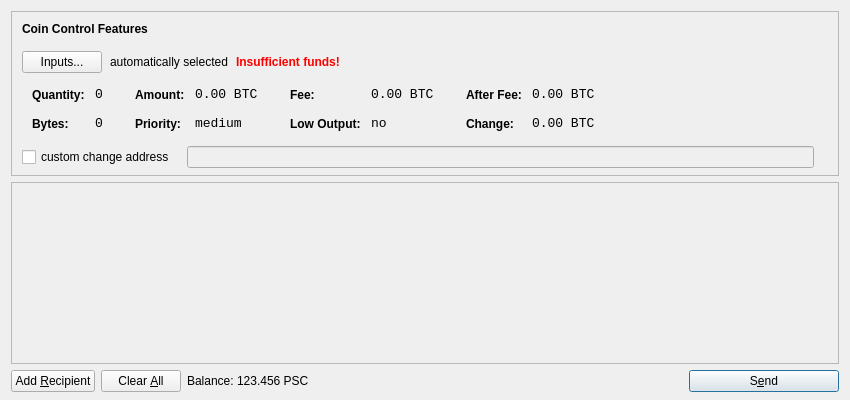
<?xml version="1.0" encoding="UTF-8"?>
<ui version="4.0">
 <class>SendCoinsDialog</class>
 <widget class="QDialog" name="SendCoinsDialog">
  <property name="geometry">
   <rect>
    <x>0</x>
    <y>0</y>
    <width>850</width>
    <height>400</height>
   </rect>
  </property>
  <property name="windowTitle">
   <string>Send Coins</string>
  </property>
  <layout class="QVBoxLayout" name="verticalLayout" stretch="0,1,0">
   <property name="bottomMargin">
    <number>8</number>
   </property>
   <item>
    <widget class="QFrame" name="frameCoinControl">
     <property name="sizePolicy">
      <sizepolicy hsizetype="Expanding" vsizetype="Expanding">
       <horstretch>0</horstretch>
       <verstretch>0</verstretch>
      </sizepolicy>
     </property>
     <property name="maximumSize">
      <size>
       <width>16777215</width>
       <height>16777215</height>
      </size>
     </property>
     <property name="frameShape">
      <enum>QFrame::StyledPanel</enum>
     </property>
     <property name="frameShadow">
      <enum>QFrame::Sunken</enum>
     </property>
     <layout class="QVBoxLayout" name="verticalLayoutCoinControl2">
      <property name="spacing">
       <number>-1</number>
      </property>
      <property name="leftMargin">
       <number>0</number>
      </property>
      <property name="topMargin">
       <number>0</number>
      </property>
      <property name="rightMargin">
       <number>0</number>
      </property>
      <property name="bottomMargin">
       <number>6</number>
      </property>
      <item>
       <layout class="QVBoxLayout" name="verticalLayoutCoinControl" stretch="0,0,0,0,1">
        <property name="spacing">
         <number>0</number>
        </property>
        <property name="leftMargin">
         <number>10</number>
        </property>
        <property name="topMargin">
         <number>10</number>
        </property>
        <item>
         <layout class="QHBoxLayout" name="horizontalLayoutCoinControl1">
          <property name="bottomMargin">
           <number>15</number>
          </property>
          <item>
           <widget class="QLabel" name="labelCoinControlFeatures">
            <property name="sizePolicy">
             <sizepolicy hsizetype="Preferred" vsizetype="Maximum">
              <horstretch>0</horstretch>
              <verstretch>0</verstretch>
             </sizepolicy>
            </property>
            <property name="font">
             <font>
              <weight>75</weight>
              <bold>true</bold>
             </font>
            </property>
            <property name="styleSheet">
             <string notr="true">font-weight:bold;</string>
            </property>
            <property name="text">
             <string>Coin Control Features</string>
            </property>
           </widget>
          </item>
         </layout>
        </item>
        <item>
         <layout class="QHBoxLayout" name="horizontalLayoutCoinControl2" stretch="0,0,0,0">
          <property name="spacing">
           <number>8</number>
          </property>
          <property name="bottomMargin">
           <number>10</number>
          </property>
          <item>
           <widget class="QPushButton" name="pushButtonCoinControl">
            <property name="styleSheet">
             <string notr="true"/>
            </property>
            <property name="text">
             <string>Inputs...</string>
            </property>
           </widget>
          </item>
          <item>
           <widget class="QLabel" name="labelCoinControlAutomaticallySelected">
            <property name="text">
             <string>automatically selected</string>
            </property>
            <property name="margin">
             <number>5</number>
            </property>
           </widget>
          </item>
          <item>
           <widget class="QLabel" name="labelCoinControlInsuffFunds">
            <property name="font">
             <font>
              <weight>75</weight>
              <bold>true</bold>
             </font>
            </property>
            <property name="styleSheet">
             <string notr="true">color:red;font-weight:bold;</string>
            </property>
            <property name="text">
             <string>Insufficient funds!</string>
            </property>
            <property name="margin">
             <number>5</number>
            </property>
           </widget>
          </item>
          <item>
           <spacer name="horizontalSpacerCoinControl">
            <property name="orientation">
             <enum>Qt::Horizontal</enum>
            </property>
            <property name="sizeHint" stdset="0">
             <size>
              <width>40</width>
              <height>1</height>
             </size>
            </property>
           </spacer>
          </item>
         </layout>
        </item>
        <item>
         <widget class="QWidget" name="widgetCoinControl" native="true">
          <property name="sizePolicy">
           <sizepolicy hsizetype="Preferred" vsizetype="Preferred">
            <horstretch>0</horstretch>
            <verstretch>0</verstretch>
           </sizepolicy>
          </property>
          <property name="minimumSize">
           <size>
            <width>0</width>
            <height>0</height>
           </size>
          </property>
          <property name="styleSheet">
           <string notr="true"/>
          </property>
          <layout class="QHBoxLayout" name="horizontalLayoutCoinControl5">
           <property name="margin">
            <number>0</number>
           </property>
           <item>
            <layout class="QHBoxLayout" name="horizontalLayoutCoinControl3" stretch="0,0,0,1">
             <property name="spacing">
              <number>20</number>
             </property>
             <property name="topMargin">
              <number>0</number>
             </property>
             <property name="bottomMargin">
              <number>10</number>
             </property>
             <item>
              <layout class="QFormLayout" name="formLayoutCoinControl1">
               <property name="horizontalSpacing">
                <number>10</number>
               </property>
               <property name="verticalSpacing">
                <number>14</number>
               </property>
               <property name="leftMargin">
                <number>10</number>
               </property>
               <property name="topMargin">
                <number>4</number>
               </property>
               <property name="rightMargin">
                <number>6</number>
               </property>
               <item row="0" column="0">
                <widget class="QLabel" name="labelCoinControlQuantityText">
                 <property name="styleSheet">
                  <string notr="true">font-weight:bold;</string>
                 </property>
                 <property name="text">
                  <string>Quantity:</string>
                 </property>
                 <property name="margin">
                  <number>0</number>
                 </property>
                </widget>
               </item>
               <item row="0" column="1">
                <widget class="QLabel" name="labelCoinControlQuantity">
                 <property name="font">
                  <font>
                   <family>Monospace</family>
                   <pointsize>10</pointsize>
                  </font>
                 </property>
                 <property name="cursor">
                  <cursorShape>IBeamCursor</cursorShape>
                 </property>
                 <property name="contextMenuPolicy">
                  <enum>Qt::ActionsContextMenu</enum>
                 </property>
                 <property name="text">
                  <string notr="true">0</string>
                 </property>
                 <property name="margin">
                  <number>0</number>
                 </property>
                 <property name="textInteractionFlags">
                  <set>Qt::LinksAccessibleByMouse|Qt::TextSelectableByKeyboard|Qt::TextSelectableByMouse</set>
                 </property>
                </widget>
               </item>
               <item row="1" column="0">
                <widget class="QLabel" name="labelCoinControlBytesText">
                 <property name="styleSheet">
                  <string notr="true">font-weight:bold;</string>
                 </property>
                 <property name="text">
                  <string>Bytes:</string>
                 </property>
                </widget>
               </item>
               <item row="1" column="1">
                <widget class="QLabel" name="labelCoinControlBytes">
                 <property name="font">
                  <font>
                   <family>Monospace</family>
                   <pointsize>10</pointsize>
                  </font>
                 </property>
                 <property name="cursor">
                  <cursorShape>IBeamCursor</cursorShape>
                 </property>
                 <property name="contextMenuPolicy">
                  <enum>Qt::ActionsContextMenu</enum>
                 </property>
                 <property name="text">
                  <string notr="true">0</string>
                 </property>
                 <property name="textInteractionFlags">
                  <set>Qt::LinksAccessibleByMouse|Qt::TextSelectableByKeyboard|Qt::TextSelectableByMouse</set>
                 </property>
                </widget>
               </item>
              </layout>
             </item>
             <item>
              <layout class="QFormLayout" name="formLayoutCoinControl2">
               <property name="horizontalSpacing">
                <number>10</number>
               </property>
               <property name="verticalSpacing">
                <number>14</number>
               </property>
               <property name="leftMargin">
                <number>6</number>
               </property>
               <property name="topMargin">
                <number>4</number>
               </property>
               <property name="rightMargin">
                <number>6</number>
               </property>
               <item row="0" column="0">
                <widget class="QLabel" name="labelCoinControlAmountText">
                 <property name="styleSheet">
                  <string notr="true">font-weight:bold;</string>
                 </property>
                 <property name="text">
                  <string>Amount:</string>
                 </property>
                 <property name="margin">
                  <number>0</number>
                 </property>
                </widget>
               </item>
               <item row="0" column="1">
                <widget class="QLabel" name="labelCoinControlAmount">
                 <property name="font">
                  <font>
                   <family>Monospace</family>
                   <pointsize>10</pointsize>
                  </font>
                 </property>
                 <property name="cursor">
                  <cursorShape>IBeamCursor</cursorShape>
                 </property>
                 <property name="contextMenuPolicy">
                  <enum>Qt::ActionsContextMenu</enum>
                 </property>
                 <property name="text">
                  <string notr="true">0.00 BTC</string>
                 </property>
                 <property name="textInteractionFlags">
                  <set>Qt::LinksAccessibleByMouse|Qt::TextSelectableByKeyboard|Qt::TextSelectableByMouse</set>
                 </property>
                </widget>
               </item>
               <item row="1" column="0">
                <widget class="QLabel" name="labelCoinControlPriorityText">
                 <property name="styleSheet">
                  <string notr="true">font-weight:bold;</string>
                 </property>
                 <property name="text">
                  <string>Priority:</string>
                 </property>
                </widget>
               </item>
               <item row="1" column="1">
                <widget class="QLabel" name="labelCoinControlPriority">
                 <property name="font">
                  <font>
                   <family>Monospace</family>
                   <pointsize>10</pointsize>
                  </font>
                 </property>
                 <property name="cursor">
                  <cursorShape>IBeamCursor</cursorShape>
                 </property>
                 <property name="contextMenuPolicy">
                  <enum>Qt::ActionsContextMenu</enum>
                 </property>
                 <property name="text">
                  <string>medium</string>
                 </property>
                 <property name="textInteractionFlags">
                  <set>Qt::LinksAccessibleByMouse|Qt::TextSelectableByKeyboard|Qt::TextSelectableByMouse</set>
                 </property>
                </widget>
               </item>
              </layout>
             </item>
             <item>
              <layout class="QFormLayout" name="formLayoutCoinControl3">
               <property name="horizontalSpacing">
                <number>10</number>
               </property>
               <property name="verticalSpacing">
                <number>14</number>
               </property>
               <property name="leftMargin">
                <number>6</number>
               </property>
               <property name="topMargin">
                <number>4</number>
               </property>
               <property name="rightMargin">
                <number>6</number>
               </property>
               <item row="0" column="0">
                <widget class="QLabel" name="labelCoinControlFeeText">
                 <property name="styleSheet">
                  <string notr="true">font-weight:bold;</string>
                 </property>
                 <property name="text">
                  <string>Fee:</string>
                 </property>
                 <property name="margin">
                  <number>0</number>
                 </property>
                </widget>
               </item>
               <item row="0" column="1">
                <widget class="QLabel" name="labelCoinControlFee">
                 <property name="font">
                  <font>
                   <family>Monospace</family>
                   <pointsize>10</pointsize>
                  </font>
                 </property>
                 <property name="cursor">
                  <cursorShape>IBeamCursor</cursorShape>
                 </property>
                 <property name="contextMenuPolicy">
                  <enum>Qt::ActionsContextMenu</enum>
                 </property>
                 <property name="text">
                  <string notr="true">0.00 BTC</string>
                 </property>
                 <property name="textInteractionFlags">
                  <set>Qt::LinksAccessibleByMouse|Qt::TextSelectableByKeyboard|Qt::TextSelectableByMouse</set>
                 </property>
                </widget>
               </item>
               <item row="1" column="0">
                <widget class="QLabel" name="labelCoinControlLowOutputText">
                 <property name="styleSheet">
                  <string notr="true">font-weight:bold;</string>
                 </property>
                 <property name="text">
                  <string>Low Output:</string>
                 </property>
                </widget>
               </item>
               <item row="1" column="1">
                <widget class="QLabel" name="labelCoinControlLowOutput">
                 <property name="font">
                  <font>
                   <family>Monospace</family>
                   <pointsize>10</pointsize>
                  </font>
                 </property>
                 <property name="cursor">
                  <cursorShape>IBeamCursor</cursorShape>
                 </property>
                 <property name="contextMenuPolicy">
                  <enum>Qt::ActionsContextMenu</enum>
                 </property>
                 <property name="text">
                  <string>no</string>
                 </property>
                 <property name="textInteractionFlags">
                  <set>Qt::LinksAccessibleByMouse|Qt::TextSelectableByKeyboard|Qt::TextSelectableByMouse</set>
                 </property>
                </widget>
               </item>
              </layout>
             </item>
             <item>
              <layout class="QFormLayout" name="formLayoutCoinControl4">
               <property name="horizontalSpacing">
                <number>10</number>
               </property>
               <property name="verticalSpacing">
                <number>14</number>
               </property>
               <property name="leftMargin">
                <number>6</number>
               </property>
               <property name="topMargin">
                <number>4</number>
               </property>
               <property name="rightMargin">
                <number>6</number>
               </property>
               <item row="0" column="0">
                <widget class="QLabel" name="labelCoinControlAfterFeeText">
                 <property name="styleSheet">
                  <string notr="true">font-weight:bold;</string>
                 </property>
                 <property name="text">
                  <string>After Fee:</string>
                 </property>
                 <property name="margin">
                  <number>0</number>
                 </property>
                </widget>
               </item>
               <item row="0" column="1">
                <widget class="QLabel" name="labelCoinControlAfterFee">
                 <property name="font">
                  <font>
                   <family>Monospace</family>
                   <pointsize>10</pointsize>
                  </font>
                 </property>
                 <property name="cursor">
                  <cursorShape>IBeamCursor</cursorShape>
                 </property>
                 <property name="contextMenuPolicy">
                  <enum>Qt::ActionsContextMenu</enum>
                 </property>
                 <property name="text">
                  <string notr="true">0.00 BTC</string>
                 </property>
                 <property name="textInteractionFlags">
                  <set>Qt::LinksAccessibleByMouse|Qt::TextSelectableByKeyboard|Qt::TextSelectableByMouse</set>
                 </property>
                </widget>
               </item>
               <item row="1" column="0">
                <widget class="QLabel" name="labelCoinControlChangeText">
                 <property name="styleSheet">
                  <string notr="true">font-weight:bold;</string>
                 </property>
                 <property name="text">
                  <string>Change:</string>
                 </property>
                </widget>
               </item>
               <item row="1" column="1">
                <widget class="QLabel" name="labelCoinControlChange">
                 <property name="font">
                  <font>
                   <family>Monospace</family>
                   <pointsize>10</pointsize>
                  </font>
                 </property>
                 <property name="cursor">
                  <cursorShape>IBeamCursor</cursorShape>
                 </property>
                 <property name="contextMenuPolicy">
                  <enum>Qt::ActionsContextMenu</enum>
                 </property>
                 <property name="text">
                  <string notr="true">0.00 BTC</string>
                 </property>
                 <property name="textInteractionFlags">
                  <set>Qt::LinksAccessibleByMouse|Qt::TextSelectableByKeyboard|Qt::TextSelectableByMouse</set>
                 </property>
                </widget>
               </item>
              </layout>
             </item>
            </layout>
           </item>
          </layout>
         </widget>
        </item>
        <item>
         <layout class="QHBoxLayout" name="horizontalLayoutCoinControl4" stretch="0,0,0">
          <property name="spacing">
           <number>12</number>
          </property>
          <property name="sizeConstraint">
           <enum>QLayout::SetDefaultConstraint</enum>
          </property>
          <property name="topMargin">
           <number>5</number>
          </property>
          <property name="rightMargin">
           <number>5</number>
          </property>
          <item>
           <widget class="QCheckBox" name="checkBoxCoinControlChange">
            <property name="text">
             <string>custom change address</string>
            </property>
           </widget>
          </item>
          <item>
           <widget class="QLineEdit" name="lineEditCoinControlChange">
            <property name="enabled">
             <bool>false</bool>
            </property>
            <property name="sizePolicy">
             <sizepolicy hsizetype="Expanding" vsizetype="Fixed">
              <horstretch>0</horstretch>
              <verstretch>0</verstretch>
             </sizepolicy>
            </property>
           </widget>
          </item>
          <item>
           <widget class="QLabel" name="labelCoinControlChangeLabel">
            <property name="sizePolicy">
             <sizepolicy hsizetype="Preferred" vsizetype="Expanding">
              <horstretch>0</horstretch>
              <verstretch>0</verstretch>
             </sizepolicy>
            </property>
            <property name="minimumSize">
             <size>
              <width>0</width>
              <height>0</height>
             </size>
            </property>
            <property name="text">
             <string/>
            </property>
            <property name="margin">
             <number>3</number>
            </property>
           </widget>
          </item>
         </layout>
        </item>
        <item>
         <spacer name="verticalSpacerCoinControl">
          <property name="orientation">
           <enum>Qt::Vertical</enum>
          </property>
          <property name="sizeHint" stdset="0">
           <size>
            <width>800</width>
            <height>1</height>
           </size>
          </property>
         </spacer>
        </item>
       </layout>
      </item>
     </layout>
    </widget>
   </item>
   <item>
    <widget class="QScrollArea" name="scrollArea">
     <property name="widgetResizable">
      <bool>true</bool>
     </property>
     <widget class="QWidget" name="scrollAreaWidgetContents">
      <property name="geometry">
       <rect>
        <x>0</x>
        <y>0</y>
        <width>830</width>
        <height>165</height>
       </rect>
      </property>
      <layout class="QVBoxLayout" name="verticalLayout_2">
       <property name="margin">
        <number>0</number>
       </property>
       <item>
        <layout class="QVBoxLayout" name="entries">
         <property name="spacing">
          <number>6</number>
         </property>
        </layout>
       </item>
       <item>
        <spacer name="verticalSpacer">
         <property name="orientation">
          <enum>Qt::Vertical</enum>
         </property>
         <property name="sizeHint" stdset="0">
          <size>
           <width>20</width>
           <height>40</height>
          </size>
         </property>
        </spacer>
       </item>
      </layout>
     </widget>
    </widget>
   </item>
   <item>
    <layout class="QHBoxLayout" name="horizontalLayout">
     <item>
      <widget class="QPushButton" name="addButton">
       <property name="toolTip">
        <string>Send to multiple recipients at once</string>
       </property>
       <property name="text">
        <string>Add &amp;Recipient</string>
       </property>
       <property name="icon">
        <iconset resource="../bitcoin.qrc">
         <normaloff>:/icons/add</normaloff>:/icons/add</iconset>
       </property>
       <property name="autoDefault">
        <bool>false</bool>
       </property>
      </widget>
     </item>
     <item>
      <widget class="QPushButton" name="clearButton">
       <property name="sizePolicy">
        <sizepolicy hsizetype="Minimum" vsizetype="Fixed">
         <horstretch>0</horstretch>
         <verstretch>0</verstretch>
        </sizepolicy>
       </property>
       <property name="toolTip">
        <string>Remove all transaction fields</string>
       </property>
       <property name="text">
        <string>Clear &amp;All</string>
       </property>
       <property name="icon">
        <iconset resource="../bitcoin.qrc">
         <normaloff>:/icons/remove</normaloff>:/icons/remove</iconset>
       </property>
       <property name="autoRepeatDelay">
        <number>300</number>
       </property>
       <property name="autoDefault">
        <bool>false</bool>
       </property>
      </widget>
     </item>
     <item>
      <layout class="QHBoxLayout" name="horizontalLayout_2">
       <property name="spacing">
        <number>3</number>
       </property>
       <item>
        <widget class="QLabel" name="label">
         <property name="text">
          <string>Balance:</string>
         </property>
        </widget>
       </item>
       <item>
        <widget class="QLabel" name="labelBalance">
         <property name="cursor">
          <cursorShape>IBeamCursor</cursorShape>
         </property>
         <property name="text">
          <string>123.456 PSC</string>
         </property>
         <property name="textInteractionFlags">
          <set>Qt::LinksAccessibleByMouse|Qt::TextSelectableByKeyboard|Qt::TextSelectableByMouse</set>
         </property>
        </widget>
       </item>
      </layout>
     </item>
     <item>
      <spacer name="horizontalSpacer">
       <property name="orientation">
        <enum>Qt::Horizontal</enum>
       </property>
       <property name="sizeHint" stdset="0">
        <size>
         <width>40</width>
         <height>20</height>
        </size>
       </property>
      </spacer>
     </item>
     <item>
      <widget class="QPushButton" name="sendButton">
       <property name="minimumSize">
        <size>
         <width>150</width>
         <height>0</height>
        </size>
       </property>
       <property name="toolTip">
        <string>Confirm the send action</string>
       </property>
       <property name="text">
        <string>S&amp;end</string>
       </property>
       <property name="icon">
        <iconset resource="../bitcoin.qrc">
         <normaloff>:/icons/send</normaloff>:/icons/send</iconset>
       </property>
       <property name="default">
        <bool>true</bool>
       </property>
      </widget>
     </item>
    </layout>
   </item>
  </layout>
 </widget>
 <resources>
  <include location="../bitcoin.qrc"/>
 </resources>
 <connections/>
</ui>
